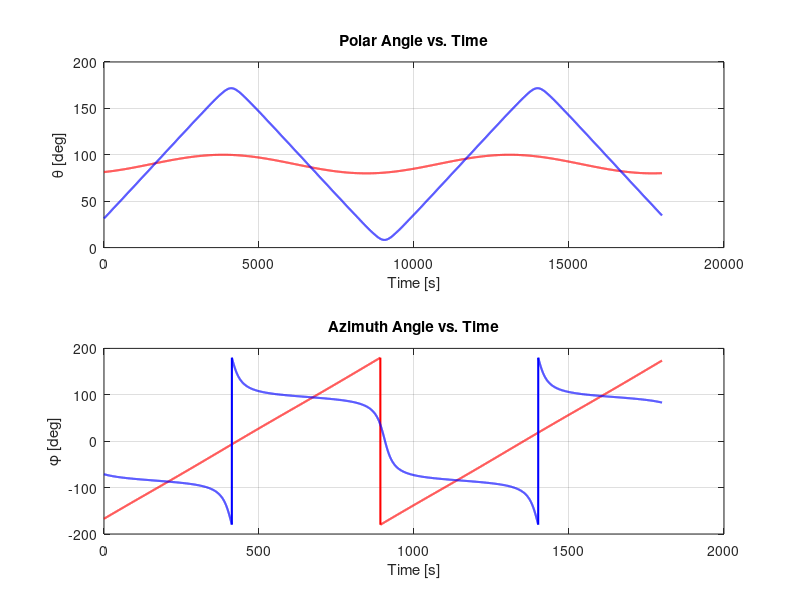
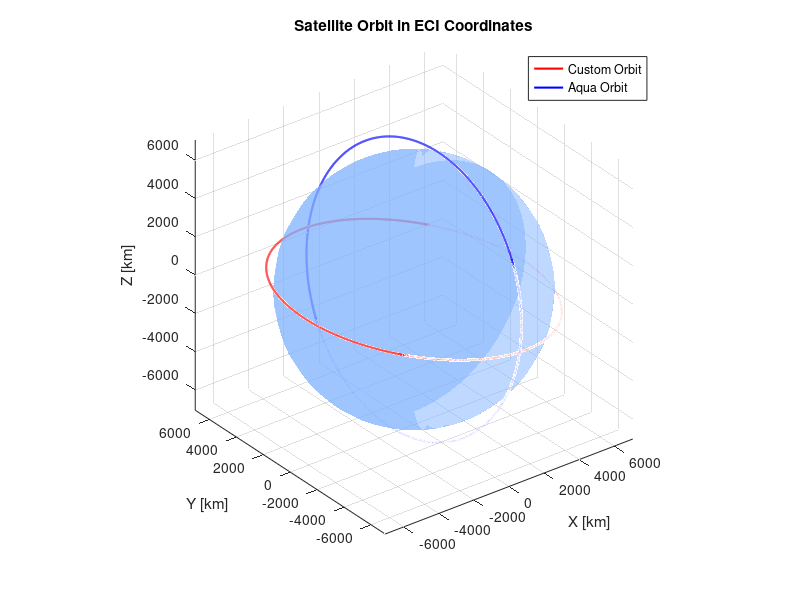

Write the MATLAB code that produced these figures, in order.

% GOAL:
%   Model and visualize a satellite's orbit from given orbital parameters 
%   (RAAN, inclination, radius, orbital period, argument of perigee) 
%   and plot in spherical coordinates.
%
% STEPS:
%   1) Define orbital elements for a circular orbit
%   2) Generate perifocal coordinates
%   3) Rotate to ECI
%   4) Convert ECI to spherical (r, theta, phi)
%   5) Plot spherical coordinates vs. time and also a 3D orbit

clear; clc; close all;

% 1) DEFINE ORBITAL PARAMETERS (CIRCULAR ORBIT)
mu_Earth = 3.986004418e5;  % [km^3/s^2] Earth standard gravitational parameter
R_Earth  = 6371;           % [km] approximate Earth radius for reference

%define time in seconds
hour = 3;
totalTime = hour*3600;

% customised orbit elements:
incl_deg = 10;  % Inclination i [deg]
raan_deg = 72;  % Right Ascension of Ascending Node Ω [deg]
w_deg = 120.479;  % Argument of Perigee ω [deg]
r_orbit = 6771.6;  % [km] for a circular orbit (constant radius)
T_orbit = 2*pi * sqrt(r_orbit^3 / mu_Earth);  
n = 2*pi / T_orbit;  % Mean motion [rad/s]

% aqua parameterss
aqua_i = deg2rad(98.199);  % Inclination i [deg]
aqua_raan = deg2rad(95.206);  % Right Ascension of Ascending Node Ω [deg]
aqua_w = deg2rad(120.479);  % Argument of Perigee ω [deg]
aqua_r = 7080.6;  % [km] for a circular orbit (constant radius)
aqua_T = 2*pi * sqrt(aqua_r^3 / mu_Earth);  
aqua_n = 2*pi / aqua_T;  % Mean motion [rad/s]

% convert angles to radians
i_rad       = deg2rad(incl_deg);
raan_rad   = deg2rad(raan_deg);
w_rad       = deg2rad(w_deg);

% some orbital info
disp('Aqua Orbit radius: 7080.6 km')
disp('Orbital period: 5929.5 s (1.6 hours)')
fprintf('Orbit Radius: %.1f km\n', r_orbit);
fprintf('Orbital period: %.1f s (%.1f hours)\n', T_orbit, T_orbit/3600);

% 2) TRUE ANOMALY & PERIFOCAL COORDINATES
% parameterize the orbit by true anomaly nu in [0, 2π].
% For a circular orbit (eccentricity e=0), the radius is constant
numPoints = totalTime; % number of steps in one orbit
t_vec = linspace(0, totalTime, numPoints);  % optional time vector
nu_vec = n * t_vec;% if starting at nu=0 at t=0
nu_vec_aqua = aqua_n * t_vec;

% ensure nu_vec goes from 0 to 2π exactly:
nu_vec = mod(nu_vec, 2*pi); 
nu_vec_aqua = mod(nu_vec_aqua, 2*pi); 

% perifocal frame position for a circular orbit:
r_pf = [ r_orbit * cos(nu_vec);
         r_orbit * sin(nu_vec);
         zeros(1,numPoints) ];
r_pf_a = [ aqua_r * cos(nu_vec_aqua);
         aqua_r * sin(nu_vec_aqua);
         zeros(1,numPoints) ];

% 3) 
% Standard rotation sequence from perifocal to ECI:
% r_ECI = Rz(-Ω) * Rx(-i) * Rz(-ω) * r_pf

% Define rotation matrices
Rz_minusOmega = [ cos(-raan_rad),  sin(-raan_rad), 0
                 -sin(-raan_rad),  cos(-raan_rad), 0
                  0,                0,               1 ];
Rx_minusi     = [ 1,  0,           0
                  0,  cos(-i_rad),  sin(-i_rad)
                  0, -sin(-i_rad),  cos(-i_rad) ];
Rz_minusw     = [ cos(-w_rad),  sin(-w_rad), 0
                 -sin(-w_rad),  cos(-w_rad), 0
                  0,            0,           1 ];
Rz_minusOmega_a = [ cos(-aqua_raan),  sin(-aqua_raan), 0
                 -sin(-aqua_raan),  cos(-aqua_raan), 0
                  0,                0,               1 ];
Rx_minusi_a     = [ 1,  0,           0
                  0,  cos(-aqua_i),  sin(-aqua_i)
                  0, -sin(-aqua_i),  cos(-aqua_i) ];
Rz_minusw_a     = [ cos(-aqua_w),  sin(-aqua_w), 0
                 -sin(-aqua_w),  cos(-aqua_w), 0
                  0,            0,           1 ];
% Combined rotation matrix
Q = Rz_minusOmega * Rx_minusi * Rz_minusw;
Qa = Rz_minusOmega_a * Rx_minusi_a * Rz_minusw_a;


% transform all points
r_eci = Q * r_pf;
r_eci_a = Qa * r_pf_a;
x_eci = r_eci(1,:);
y_eci = r_eci(2,:);
z_eci = r_eci(3,:);
x_eci_a = r_eci_a(1,:);
y_eci_a = r_eci_a(2,:);
z_eci_a = r_eci_a(3,:);

% 4) convert ECI to spherical coordinates
r_sph     = sqrt(x_eci.^2 + y_eci.^2 + z_eci.^2);
theta_sph = atan2( sqrt(x_eci.^2 + y_eci.^2), z_eci ); % -> polar angle from +Z axis
phi_sph   = atan2( y_eci, x_eci ); % -> azimuth angle in XY plane

r_sph_a     = sqrt(x_eci_a.^2 + y_eci_a.^2 + z_eci_a.^2);
theta_sph_a = atan2( sqrt(x_eci_a.^2 + y_eci_a.^2), z_eci_a );
phi_sph_a   = atan2( y_eci_a, x_eci_a ); 


% (A) plot spherical coords vs. time (or vs. anomaly)
figure('Name','Spherical Coordinates','Color','w');

subplot(2,1,1);
plot(linspace(0, 18000, numPoints), rad2deg(theta_sph), 'r', 'LineWidth',1.5);
hold on;
plot(linspace(0, 18000, numPoints), rad2deg(theta_sph_a), 'b', 'LineWidth',1.5);
xlabel('Time [s]');
ylabel('\theta [deg]');
title('Polar Angle vs. Time');
grid on;

subplot(2,1,2);
plot(linspace(0, 1800, numPoints), rad2deg(phi_sph), 'r', 'LineWidth',1.5);
hold on;
plot(linspace(0, 1800, numPoints), rad2deg(phi_sph_a), 'b', 'LineWidth',1.5);
xlabel('Time [s]');
ylabel('\phi [deg]');
title('Azimuth Angle vs. Time');
grid on;

% (B) 3D Orbit Plot in ECI (for reference)
figure('Name','3D Orbit in ECI','Color','w');
plot3(x_eci, y_eci, z_eci, 'r', 'LineWidth',1.5);
hold on; grid on; axis equal;
plot3(x_eci_a, y_eci_a, z_eci_a, 'b', 'LineWidth',1.5);
xlabel('X [km]'); ylabel('Y [km]'); zlabel('Z [km]');
title('Satellite Orbit in ECI Coordinates');

% Draw Earth for reference
[XX, YY, ZZ] = sphere(30);
surf(R_Earth*XX, R_Earth*YY, R_Earth*ZZ, ...
    'FaceColor',[0.5 0.7 1], 'EdgeColor','none','FaceAlpha',0.5);

legend('Custom Orbit','Aqua Orbit','Location','best');